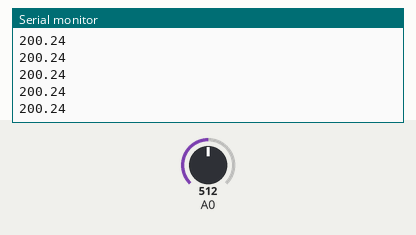
This sketch was run on a simulated Arduino Uno, built with avr-gcc and run on an emulated ATmega328P. Shown: the last lines printed to the serial monitor. The inputs (shaded band) are chosen by the test bench; at power-on: A0 = 512.

Above: at 1.2 s.
1.3 s: A0 set to 716
At 1.56 s:
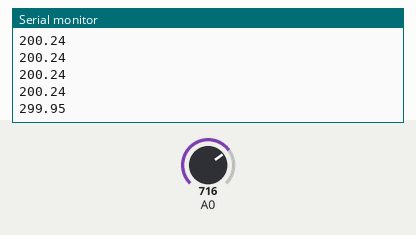
2.8 s: A0 set to 900
At 2.97 s:
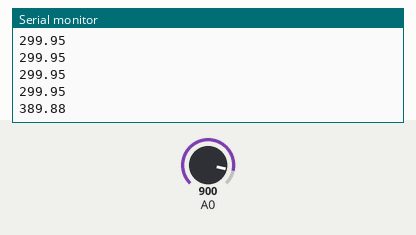
Timing chart, 0 to 5.8 s (numbered marks = the images above; inputs shaded):
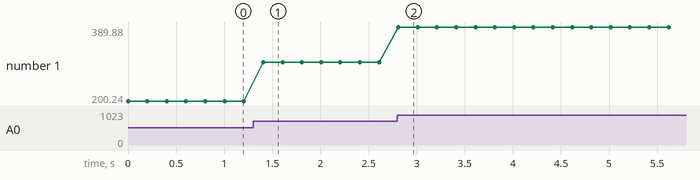

Measured:
- after the input at 1.3 s, the serial monitor: prints a new line after 0.11 s (image 1)
- after the input at 2.8 s, the serial monitor: prints a new line at once (image 2)
- plotted number 1: 200.24 → 299.95 after the input at 1.3 s, 299.95 → 389.88 after the input at 2.8 s

The sketch:

TMP36.ino
```cpp
float temp,temp1,tempC;
void setup()
{
  Serial.begin(9600);
}

void loop()
{
  temp = analogRead(A0);
  temp1 = (temp*5.0*1000.0)/1023.0;
  tempC = (temp1-500)/10;
  Serial.println(tempC);
  delay(200);
}
```
